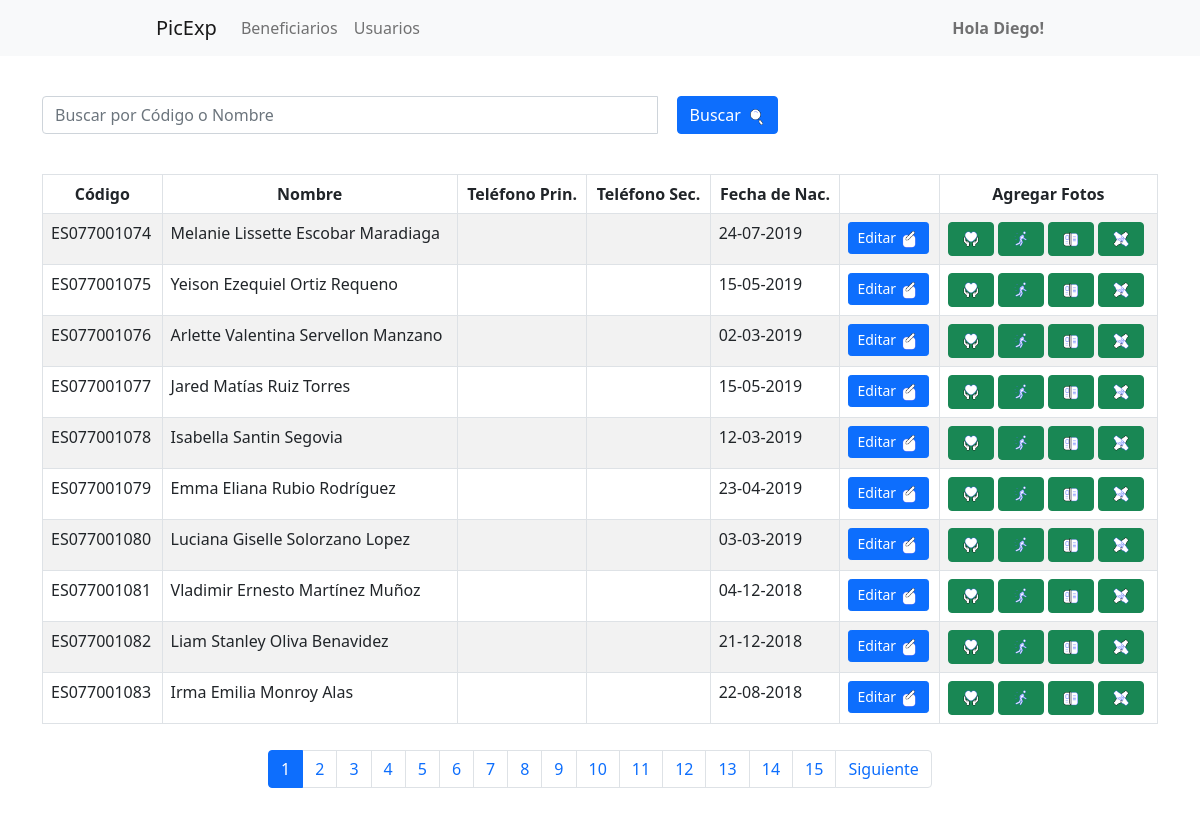
Before: /beneficiarioadmin.php with the older database file.
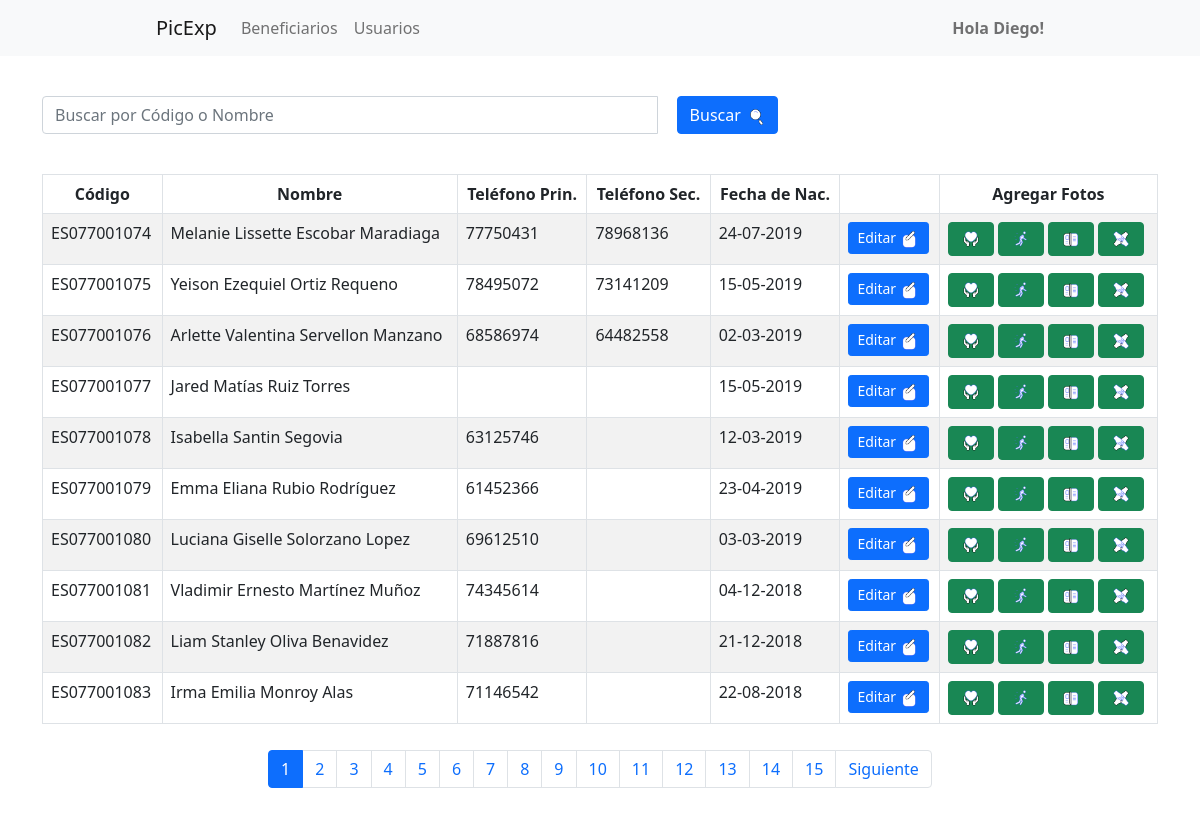
After: the same page with the newer database file.
### tables this page shows
CREATE TABLE `beneficiario` (
  `Codigo_ben` varchar(11) NOT NULL,
  `Nombre_ben` varchar(80) NOT NULL,
  `Apellidos_ben` varchar(80) NOT NULL,
  `Telefono1_ben` varchar(9) DEFAULT NULL,
  `Telefono2_ben` varchar(9) DEFAULT NULL,
  `Fechanac_ben` date NOT NULL,
  `Id_usu` int(11) NOT NULL
);

### beneficiarioadmin.php (the view, shortened to what this page needs)
<?php
include 'head.php';
include 'navbar.php';
$objeto = new Conexion();
$conexion = $objeto->Conectar();
$terminoBusqueda = isset($_GET['buscar']) ? $_GET['buscar'] : '';
$registrosPorPagina = 10;
$paginaActual = isset($_GET['pagina']) ? (int)$_GET['pagina'] : 1;
$offset = ($paginaActual - 1) * $registrosPorPagina;
$totalConsulta = "SELECT COUNT(*) AS total FROM beneficiario WHERE (Codigo_ben LIKE :termino OR Nombre_ben LIKE :termino)";
$resultadoTotal = $conexion->prepare($totalConsulta);
$resultadoTotal->bindValue(':termino', "%$terminoBusqueda%", PDO::PARAM_STR);
$resultadoTotal->execute();
$totalRegistros = $resultadoTotal->fetch(PDO::FETCH_ASSOC)['total'];
$totalPaginas = ceil($totalRegistros / $registrosPorPagina);
$consulta = "SELECT Codigo_ben, Nombre_ben, Apellidos_ben, Telefono1_ben, Telefono2_ben, DATE_FORMAT(Fechanac_ben, '%d-%m-%Y') AS Fechanac_ben_for
             FROM beneficiario
             WHERE (Codigo_ben LIKE :termino OR Nombre_ben LIKE :termino)
             LIMIT :offset, :registros";
$resultado = $conexion->prepare($consulta);
$resultado->bindValue(':termino', "%$terminoBusqueda%", PDO::PARAM_STR);
$resultado->bindValue(':offset', $offset, PDO::PARAM_INT);
$resultado->bindValue(':registros', $registrosPorPagina, PDO::PARAM_INT);
$resultado->execute();
$data = $resultado->fetchAll(PDO::FETCH_ASSOC);
?>
<br>
<div class="container">
    <div class="row">
        <div class="col-lg-8">
            <form method="GET" class="form-inline mb-3">
                <div class="input-group">
                    <input type="text" name="buscar" class="form-control" placeholder="Buscar por Código o Nombre" value="<?php echo htmlspecialchars($terminoBusqueda); ?>">
                    <div class="input-group-append">
                        <button id="buscar_ben" type="submit" class="btn btn-primary">Buscar
                            <img src="icons/buscar.gif" alt="buscar" width="20" height="20">
                        </button>
                    </div>
                </div>
            </form>
        </div>
    </div>
</div>
<br>
<div class="container">
    <div class="row">
        <div class="col-lg-12">
            <div class="table-responsive">
                <table id="tablaPersonas" class="table table-striped table-bordered table-condensed" style="width:100%">
                    <thead class="text-center">
                        <tr>
                            <th>Código</th>
                            <th>Nombre</th>
                            <th>Teléfono Prin.</th>
                            <th>Teléfono Sec.</th>
                            <th>Fecha de Nac.</th>
                            <th></th>
                            <th>Agregar Fotos</th>
                        </tr>
                    </thead>
                    <tbody>
                        <?php foreach ($data as $dat) { ?>
                            <tr>
                                <td><?php echo $dat['Codigo_ben'] ?></td>
                                <td><?php echo $dat['Nombre_ben'] . " " . $dat['Apellidos_ben']; ?></td>
                                <td><?php echo $dat['Telefono1_ben'] ?></td>
                                <td><?php echo $dat['Telefono2_ben'] ?></td>
                                <td><?php echo $dat['Fechanac_ben_for'] ?></td>
                                <td>
                                    <button id="Modificar" type="button" class="btn btn-primary btn-sm" data-bs-toggle="modal" data-bs-target="#exampleModal" data-codigo="<?php echo $dat['Codigo_ben']; ?>">Editar
                                        <img src="icons/modificar.gif" alt="modificar" width="20" height="20">
                                    </button>
                                </td>
                                <td>
                                    <button id="espiritual" type="button" data-bs-toggle="tooltip" data-bs-placement="top" title="Espiritual" class="btn btn-success agregar-foto" data-codigo="<?php echo $dat['Codigo_ben']; ?>" data-area=1>
                                        <img src="icons/espiritual.gif" alt="Espiritual" width="20" height="20">
                                    </button>
                                    <button id="fisica" type="button" data-bs-toggle="tooltip" data-bs-placement="top" title="Física" class="btn btn-success agregar-foto" data-codigo="<?php echo $dat['Codigo_ben']; ?>" data-area=3>
                                        <img src="icons/fisica.gif" alt="Física" width="20" height="20">
                                    </button>
                                    <button id="cognitiva" type="button" data-bs-toggle="tooltip" data-bs-placement="top" title="Cognitiva" class="btn btn-success agregar-foto" data-codigo="<?php echo $dat['Codigo_ben']; ?>" data-area=2>
                                        <img src="icons/cognitiva.gif" alt="Cognitiva" width="20" height="20">
                                    </button>
                                    <button id="socioemocional" type="button" data-bs-toggle="tooltip" data-bs-placement="top" title="Socioemocional" class="btn btn-success agregar-foto" data-codigo="<?php echo $dat['Codigo_ben']; ?>" data-area=4>
                                        <img src="icons/socioemocional.gif" alt="Socioemocional" width="20" height="20">
                                    </button>
                                </td>
                            </tr>
                        <?php } ?>
                    </tbody>
                </table>
            </div>
            <nav aria-label="Paginación" id="Paginacion">
                <ul class="pagination justify-content-center">
                    <?php for ($i = 1; $i <= $totalPaginas; $i++): ?>
                        <li class="page-item <?php echo ($i == $paginaActual) ? 'active' : ''; ?>">
                            <a class="page-link" href="?pagina=<?php echo $i; ?>&buscar=<?php echo urlencode($terminoBusqueda); ?>"><?php echo $i; ?></a>
                        </li>
                    <?php endfor; ?>
                    <?php if ($paginaActual < $totalPaginas): ?>
                        <li class="page-item">
                            <a class="page-link" href="?pagina=<?php echo $paginaActual + 1; ?>&buscar=<?php echo urlencode($terminoBusqueda); ?>">Siguiente</a>
                        </li>
                    <?php endif; ?>
                </ul>
            </nav>
        </div>
    </div>
</div>
<?php include 'footer.php'; ?>

### head.php (shortened to what this page needs)
<!DOCTYPE html>
<html lang="es">
<head>
    <link href="https://cdn.jsdelivr.net/npm/bootstrap@5.0.2/dist/css/bootstrap.min.css" rel="stylesheet">
<link rel="stylesheet" href="css/style.css">
</head>
<body>

### navbar.php (shortened to what this page needs)
<nav class="navbar navbar-expand-lg navbar-light bg-light fixed-top">
  <a class="navbar-brand" href="#">PicExp</a>
  <div class="collapse navbar-collapse" id="navbarText">
    <ul class="navbar-nav mr-auto">
    <li class="nav-item <?php echo ($current_page == 'beneficiario.php' || $current_page == 'beneficiarioadmin.php') ? 'active' : ''; ?>">
        <a class="nav-link" href="<?php echo ($_SESSION["ss_id_tipo_usu"] == 1) ? 'beneficiarioadmin.php' : 'beneficiario.php'; ?>">Beneficiarios</a>
      </li>
      <li class="nav-item <?php echo ($current_page == 'usuario.php') ? 'active' : ''; ?>">
        <a class="nav-link" href="usuario.php">Usuarios</a>
      </li>
    </ul>
  </div>
  <span class="navbar-text">
    <strong>Hola <?php echo htmlspecialchars($_SESSION["ss_usuario"]); ?>!</strong>
  </span>
</nav>
<br>

### footer.php
</body>
</html>

### css/style.css (style rules this page uses)
nav { padding: 156px; }
#Paginacion { padding: 10px !important; }
#buscar_ben { margin-left: 20px !important; }

Changed rows visible on the page:
changed beneficiario "ES077001074": Telefono1_ben (not shown) → "77750431"; Telefono2_ben (not shown) → "78968136"
changed beneficiario "ES077001075": Telefono1_ben (not shown) → "78495072"; Telefono2_ben (not shown) → "73141209"
changed beneficiario "ES077001076": Telefono1_ben (not shown) → "68586974"; Telefono2_ben (not shown) → "64482558"
changed beneficiario "ES077001078": Telefono1_ben (not shown) → "63125746"
changed beneficiario "ES077001079": Telefono1_ben (not shown) → "61452366"
changed beneficiario "ES077001080": Telefono1_ben (not shown) → "69612510"
changed beneficiario "ES077001081": Telefono1_ben (not shown) → "74345614"
changed beneficiario "ES077001082": Telefono1_ben (not shown) → "71887816"
changed beneficiario "ES077001083": Telefono1_ben (not shown) → "71146542"
